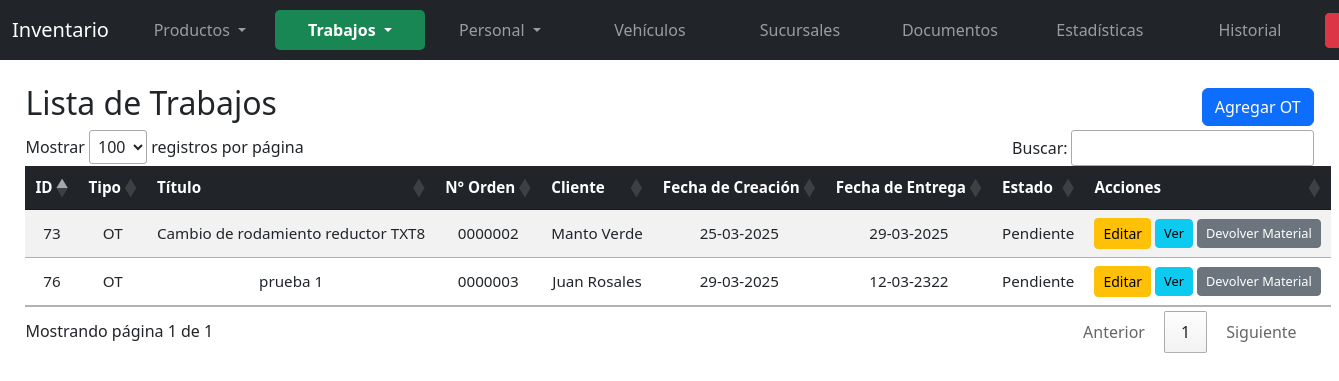
The app's page /trabajos.php (signed in) with its own data.
### tables this page shows
CREATE TABLE `trabajo` (
  `idtrabajo` int(11) NOT NULL,
  `tipo` enum('OT','OM') NOT NULL COMMENT 'OT: Orden de Trabajo, OM: Orden de Mantenimiento',
  `titulo` varchar(255) NOT NULL DEFAULT 'Orden de Trabajo',
  `nro_orden` varchar(100) NOT NULL COMMENT 'Número de la orden de trabajo',
  `fecha_creacion` date NOT NULL DEFAULT current_timestamp(),
  `cliente_id` int(11) NOT NULL COMMENT 'ID del cliente asignado',
  `fecha_entrega` date DEFAULT NULL COMMENT 'Fecha de entrega del trabajo',
  `estado` enum('Pendiente','En Proceso','Completado','Cancelado') DEFAULT 'Pendiente',
  `archivo_orden_compra` varchar(255) DEFAULT NULL COMMENT 'Archivo de orden de compra asociado',
  `archivo_adicional` varchar(255) DEFAULT NULL COMMENT 'Otros archivos adjuntos',
  `numero_cotizacion` varchar(100) NOT NULL COMMENT 'Número de la cotización asociada',
  `fecha_cotizacion` date NOT NULL COMMENT 'Fecha en que se generó la cotización',
  `duracion_dias` int(11) NOT NULL COMMENT 'Duración estimada en días',
  `fecha_inicio` date NOT NULL COMMENT 'Fecha de inicio del trabajo',
  `total_estimado` decimal(15,2) NOT NULL DEFAULT 0.00 COMMENT 'Costo total estimado',
  `descripcion_orden` text DEFAULT NULL COMMENT 'Descripción detallada de la orden',
  `descripcion_detallada` text NOT NULL,
  `nro_aviso` varchar(50) DEFAULT NULL COMMENT 'Número de aviso asociado',
  `ubicacion_tecnica` varchar(255) DEFAULT NULL COMMENT 'Ubicación técnica del equipo',
  `equipo` varchar(255) NOT NULL,
  `equipo_id` int(11) DEFAULT NULL COMMENT 'ID del equipo relacionado',
  `den_equipo` varchar(255) DEFAULT NULL COMMENT 'Denominación del equipo',
  `clase_orden` varchar(100) DEFAULT NULL COMMENT 'Ej: ZM05-MC-Orden Planes Mantto',
  `clase_actividad_pl` varchar(50) DEFAULT NULL COMMENT 'Ej: 128',
  `prioridad` varchar(50) DEFAULT NULL,
  `revision` varchar(50) NOT NULL,
  `reserva` varchar(50) DEFAULT NULL,
  `grp_planificacion` varchar(100) DEFAULT NULL COMMENT 'Grupo de planificación',
  `pto_trab_responsable` varchar(100) DEFAULT NULL COMMENT 'Punto de trabajo responsable',
  `fecha_ini_prog` date DEFAULT NULL COMMENT 'Fecha inicio programado',
  `hora_inicio` time DEFAULT NULL COMMENT 'Hora de inicio programada',
  `fecha_fin_prog` date DEFAULT NULL COMMENT 'Fecha fin programado',
  `hora_fin` time DEFAULT NULL COMMENT 'Hora de finalización programada',
  `sol_ped` enum('Servicios','Materiales') DEFAULT NULL COMMENT 'Solicitud de pedido',
  `fecha_real_ejecucion` date DEFAULT NULL COMMENT 'Fecha real de ejecución',
  `comentarios` text DEFAULT NULL COMMENT 'Comentarios sobre la orden'
);

CREATE TABLE `cliente` (
  `idcliente` int(11) NOT NULL,
  `nombre` varchar(255) NOT NULL,
  `rut` varchar(20) DEFAULT NULL,
  `contacto` varchar(20) DEFAULT NULL,
  `correo` varchar(100) DEFAULT NULL,
  `direccion` text DEFAULT NULL,
  `empresa` varchar(255) DEFAULT NULL
);

### trabajos.php (the view, shortened to what this page needs)
<?php
include 'db.php';
$sql = "SELECT t.idtrabajo, t.tipo, t.titulo, t.nro_orden, t.fecha_creacion,  t.fecha_entrega, t.estado, c.nombre AS cliente
        FROM trabajo t
        LEFT JOIN cliente c ON t.cliente_id = c.idcliente
        ORDER BY t.fecha_creacion DESC";
$result = $conn->query($sql);
?>
<!DOCTYPE html>
<html lang="es">
<head>
    <link href="https://cdn.jsdelivr.net/npm/bootstrap@5.3.0/dist/css/bootstrap.min.css" rel="stylesheet">
    <link rel="stylesheet" href="css/style.css">
</head>
<body>
<?php $pagina = basename($_SERVER['PHP_SELF']); ?>
<nav class="navbar navbar-expand-lg navbar-dark bg-dark fixed-top">
    <div class="container-fluid">
        <a class="navbar-brand" href="#">Inventario</a>
        <div class="collapse navbar-collapse justify-content-center" id="navbarNav">
            <ul class="navbar-nav">
                <li class="nav-item dropdown">
                    <a class="nav-link dropdown-toggle <?= ($pagina == 'index.php' || $pagina == 'activos.php') ? 'active-parent' : '' ?>"
                       href="#" id="inventarioDropdown" role="button" data-bs-toggle="dropdown" aria-expanded="false">
                        Productos
                    </a>
                </li>
                <li class="nav-item dropdown">
                    <a class="nav-link dropdown-toggle <?= in_array($pagina, ['trabajos.php','clientes.php','devoluciones.php','ordenesCompra.php']) ? 'active-parent' : '' ?>"
                       href="#" id="trabajosDropdown" role="button" data-bs-toggle="dropdown" aria-expanded="false">
                        Trabajos
                    </a>
                </li>
                <li class="nav-item dropdown">
                    <a class="nav-link dropdown-toggle <?= in_array($pagina, ['empleados.php','usuarios.php']) ? 'active-parent' : '' ?>"
                       href="#" id="personalDropdown" role="button" data-bs-toggle="dropdown" aria-expanded="false">
                        Personal
                    </a>
                </li>
                <li class="nav-item"><a class="nav-link <?= ($pagina == 'vehiculos.php') ? 'active' : '' ?>" href="vehiculos.php">Vehículos</a></li>
                <li class="nav-item"><a class="nav-link <?= ($pagina == 'sucursal.php') ? 'active' : '' ?>" href="sucursal.php">Sucursales</a></li>
                <li class="nav-item"><a class="nav-link <?= ($pagina == 'documentos.php') ? 'active' : '' ?>" href="documentos.php">Documentos</a></li>
                <li class="nav-item"><a class="nav-link <?= ($pagina == 'estadisticas.php') ? 'active' : '' ?>" href="estadisticas.php">Estadísticas</a></li>
                <li class="nav-item"><a class="nav-link <?= ($pagina == 'historial.php') ? 'active' : '' ?>" href="historial.php">Historial</a></li>
            </ul>
            <div class="logout-container ms-auto">
                <?php if (isset($_SESSION['usuario_id'])): ?>
                    <a href="logout.php" class="btn btn-danger btn-sm">Cerrar Sesión</a>
                <?php endif; ?>
            </div>
        </div>
    </div>
</nav>
<div class="container mt-4">
    <div class="d-flex justify-content-between align-items-center">
        <h2>Lista de Trabajos</h2>
        <button class="btn btn-primary" data-bs-toggle="modal" data-bs-target="#modalAgregarTrabajo">Agregar OT</button>
    </div>
    <table id="trabajosTable" class="table table-striped mt-3">
        <thead class="table-dark">
            <tr>
                <th>ID</th>
                <th>Tipo</th>
                <th>Título</th>
                <th>N° Orden</th>
                <th>Cliente</th>
                <th>Fecha de Creación</th>
                <th>Fecha de Entrega</th>
                <th>Estado</th>
                <th>Acciones</th>
            </tr>
        </thead>
        <tbody>
            <?php while ($row = $result->fetch_assoc()): ?>
                <tr>
                    <td><?php echo $row['idtrabajo']; ?></td>
                    <td><?php echo $row['tipo']; ?></td>
                    <td><?php echo htmlspecialchars($row['titulo']); ?></td>
                    <td><?php echo htmlspecialchars($row['nro_orden']); ?></td>
                    <td><?php echo htmlspecialchars($row['cliente'] ?? 'Sin Cliente'); ?></td>
                    <td><?php echo date("d-m-Y", strtotime($row['fecha_creacion'])); ?></td>
                    <td><?php echo date("d-m-Y", strtotime($row['fecha_entrega'])); ?></td>
                    <td><?php echo $row['estado']; ?></td>
                    <td>
                    <button class="btn btn-warning btn-sm btnEditarTrabajo"
        data-id="<?php echo $row['idtrabajo']; ?>">
  Editar
</button>
                        <a href="ver_trabajo.php?id=<?php echo $row['idtrabajo']; ?>" class="btn btn-info btn-sm">Ver</a>
                        <a href="#" class="btn btn-secondary btn-sm btnDevolverMaterial" data-idtrabajo="<?php echo $row['idtrabajo']; ?>">Devolver Material</a>
                    </td>
                </tr>
            <?php endwhile; ?>
        </tbody>
    </table>
</div>
<link rel="stylesheet" href="https://cdn.datatables.net/1.11.5/css/jquery.dataTables.min.css">
<link href="https://cdn.jsdelivr.net/npm/select2@4.0.13/dist/css/select2.min.css" rel="stylesheet">
<link rel="stylesheet" href="https://cdn.jsdelivr.net/npm/bootstrap@5.3.0/dist/css/bootstrap.min.css">
</body>
</html>

### css/style.css (style rules this page uses)
.navbar-nav { display: flex; justify-content: center; width: 100%; }
.navbar-nav .nav-item { flex: 1; text-align: center; min-width: 150px; }
.navbar { height: 60px; padding: 10px 15px; display: flex; align-items: center; }
.logout-container { display: flex; align-items: center; margin-left: auto; padding-right: 15px; }
.logout-container .btn { font-size: 0.875rem; padding: 5px 15px; height: 35px; display: flex; align-items: center; justify-content: center; white-space: nowrap; min-width: 120px; }
.btn-primary { background: #007bff; border: none; padding: 8px 12px; font-size: 0.9rem; border-radius: 6px; transition: 0.3s; }
.btn-danger { background: #dc3545; border: none; padding: 8px 12px; font-size: 0.9rem; border-radius: 6px; transition: 0.3s; }
.container { max-width: 98% !important; padding: 0 15px; }
.table { width: 100% !important; table-layout: auto !important; font-size: 0.95rem; }
.table th, .table td { vertical-align: middle; padding: 14px; text-align: center; white-space: nowrap; }
.table thead { background-color: #343a40; color: #ffffff; }
.table td a.btn { padding: 4px 8px; font-size: 0.8rem; white-space: nowrap; }

### trabajos.php (style rules this page uses)
body { background-color:rgb(221, 221, 221); color:rgb(20, 20, 20); }
.navbar .nav-link.active-parent { background-color: #198754; color: white !important; font-weight: bold; border-radius: 5px; }
@media (min-width: 579px) { body { padding-top: 60px; } }

### records on screen
trabajo: idtrabajo "76", tipo "OT", titulo "prueba 1", nro_orden "0000003", cliente.nombre "Juan Rosales", fecha_creacion "29-03-2025", fecha_entrega "12-03-2322", estado "Pendiente"
trabajo: idtrabajo "73", tipo "OT", titulo "Cambio de rodamiento reductor TXT8", nro_orden "0000002", cliente.nombre "Manto Verde", fecha_creacion "25-03-2025", fecha_entrega "29-03-2025", estado "Pendiente"
